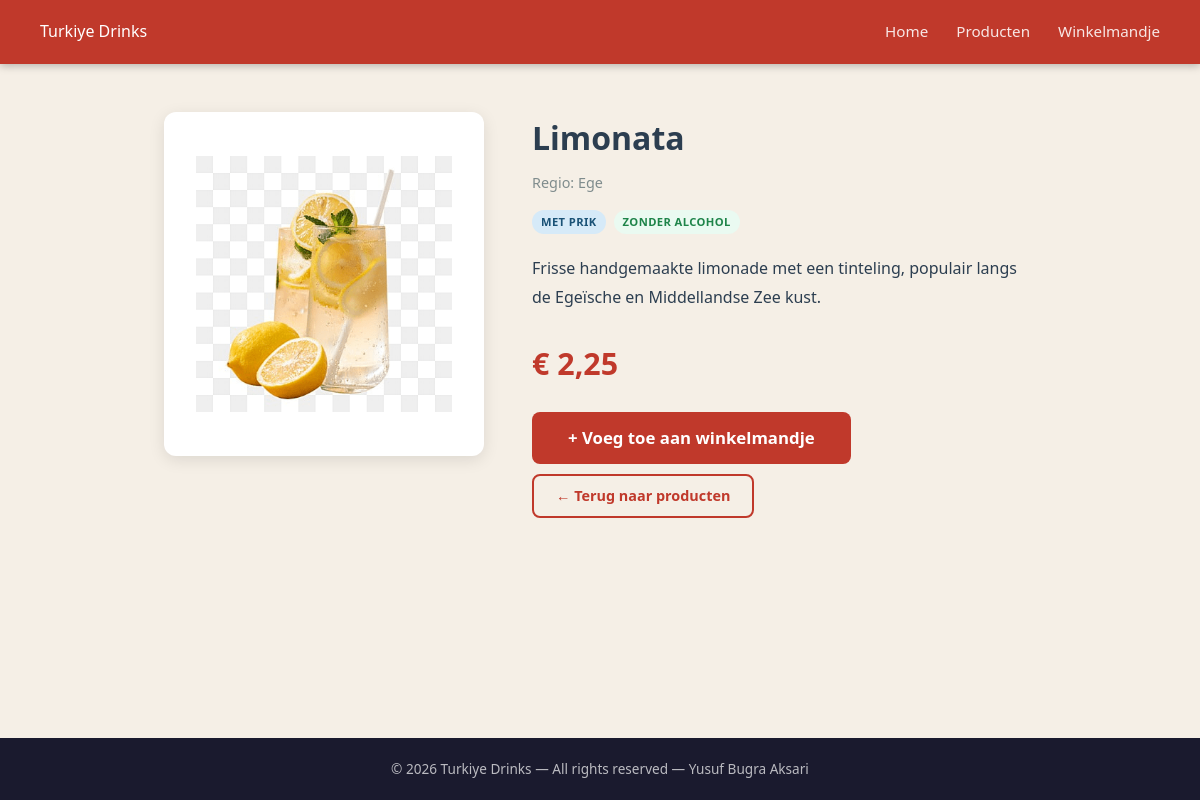
/pages/detail.php?id=5, run on the app's committed database.
### tables this page shows
CREATE TABLE dranken (
    id           INT           AUTO_INCREMENT PRIMARY KEY,
    naam         VARCHAR(100)  NOT NULL,
    beschrijving TEXT,
    prijs        DECIMAL(5,2)  NOT NULL,
    regio        VARCHAR(100),
    met_prik     TINYINT(1)    NOT NULL DEFAULT 0,   
    alcohol      TINYINT(1)    NOT NULL DEFAULT 0,   
    afbeelding   VARCHAR(255)
);

### includes/functions.php (called while the page is built, shortened)
<?php
function haalDrankOpId(PDO $db, int $drankId): ?array
{
    try {
        $statement = $db->prepare("SELECT * FROM dranken WHERE id = :id LIMIT 1");
        $statement->execute([':id' => $drankId]);
        $drank = $statement->fetch();
        return $drank ?: null;
    } catch (PDOException $fout) {
        return null;
    }
}
function formateerPrijs(float $prijs): string
{
    return '€&nbsp;' . number_format($prijs, 2, ',', '.');
}
function zuiverString(string $invoer): string
{
    return htmlspecialchars(strip_tags(trim($invoer)), ENT_QUOTES, 'UTF-8');
}

### pages/detail.php (the view, shortened to what this page needs)
<?php
require_once '../includes/db.php';
require_once '../includes/functions.php';
include '../includes/header.php';
$drankId = isset($_GET['id']) ? (int) $_GET['id'] : 0;
$drank = ($drankId > 0) ? haalDrankOpId($db, $drankId) : null;
?>
<?php if (!$drank): ?>
    <div class="fout-container">
        <h2>Product niet gevonden</h2>
        <a href="<?= BASE_URL ?>/pages/products.php" class="knop">← Terug naar producten</a>
    </div>
<?php else: ?>
    <div class="detail-pagina">
        <div class="detail-afbeelding-container">
            <img src="<?= BASE_URL ?>/assets/images/<?= zuiverString($drank['afbeelding']) ?>"
                alt="<?= zuiverString($drank['naam']) ?>" class="detail-afbeelding"
                onerror="this.onerror=null;this.src='<?= BASE_URL ?>/assets/images/placeholder.png'">
        </div>
        <div class="detail-info">
            <h1 class="detail-naam"><?= zuiverString($drank['naam']) ?></h1>
            <p class="detail-regio">Regio: <?= zuiverString($drank['regio']) ?></p>
            <div class="detail-kenmerken">
                <span class="kenmerk <?= $drank['met_prik'] ? 'kenmerk--prik' : 'kenmerk--geen-prik' ?>">
                    <?= $drank['met_prik'] ? 'Met prik' : 'Zonder prik' ?>
                </span>
                <span class="kenmerk <?= $drank['alcohol'] ? 'kenmerk--alcohol' : 'kenmerk--geen-alcohol' ?>">
                    <?= $drank['alcohol'] ? 'Met alcohol' : 'Zonder alcohol' ?>
                </span>
            </div>
            <p class="detail-beschrijving"><?= zuiverString($drank['beschrijving']) ?></p>
            <p class="detail-prijs"><?= formateerPrijs((float) $drank['prijs']) ?></p>
            <div class="detail-knoppen">
                <form action="<?= BASE_URL ?>/actions/add.php" method="POST">
                    <button type="submit" class="knop knop--groot">
                        + Voeg toe aan winkelmandje
                    </button>
                </form>
                <a href="<?= BASE_URL ?>/pages/products.php" class="knop knop--secundair">
                    ← Terug naar producten
                </a>
            </div>
        </div>
    </div>
<?php endif; ?>
<?php include '../includes/footer.php'; ?>

### css/style.css (style rules this page uses)
:root { --rood: #C0392B; --rood-donker: #922B21; --goud: #D4A017; --goud-licht: #F5CBA7; --warm-wit: #FFF9F5; --achtergrond: #F5EFE6; --tekst: #2C3E50; --tekst-licht: #7F8C8D; --wit: #FFFFFF; --rand: #E8DDD4; --schaduw: 0 4px 16px rgba(0,0,0,0.10); --schaduw-hover: 0 8px 28px rgba(0,0,0,0.15); --radius: 12px; --radius-sm: 8px; --overgang: all 0.2s ease; }
*, *::before, *::after { margin: 0; padding: 0; box-sizing: border-box; }
html { scroll-behavior: smooth; }
body { font-family: 'Segoe UI', Arial, sans-serif; background: var(--achtergrond); color: var(--tekst); display: flex; flex-direction: column; min-height: 100vh; line-height: 1.6; }
a { color: inherit; text-decoration: none; }
img { display: block; max-width: 100%; }
.knop { display: inline-block; background: var(--rood); color: var(--wit); border: none; padding: 10px 22px; border-radius: var(--radius-sm); cursor: pointer; font-size: 0.9rem; font-weight: 600; font-family: inherit; text-decoration: none; transition: var(--overgang); line-height: 1.4; }
.knop--groot { padding: 14px 36px; font-size: 1.05rem; }
.knop--secundair { background: transparent; color: var(--rood); border: 2px solid var(--rood); }
.kenmerk { font-size: 0.7rem; font-weight: 700; padding: 3px 9px; border-radius: 20px; text-transform: uppercase; letter-spacing: 0.4px; }
.kenmerk--prik { background: #D6EAF8; color: #1A5276; }
.kenmerk--geen-alcohol { background: #EAFAF1; color: #1E8449; }
.detail-pagina { display: flex; max-width: 920px; margin: 48px auto; padding: 0 24px; gap: 48px; align-items: flex-start; }
.detail-afbeelding-container { flex: 0 0 320px; background: var(--wit); border-radius: var(--radius); padding: 32px; box-shadow: var(--schaduw); }
.detail-afbeelding { width: 100%; height: 280px; object-fit: contain; }
.detail-info { flex: 1; }
.detail-naam { font-size: 2rem; font-weight: 800; margin-bottom: 8px; }
.detail-regio { color: var(--tekst-licht); font-size: 0.9rem; margin-bottom: 16px; }
.detail-kenmerken { display: flex; gap: 8px; flex-wrap: wrap; margin-bottom: 20px; }
.detail-beschrijving { line-height: 1.8; margin-bottom: 28px; }
.detail-prijs { font-size: 1.9rem; font-weight: 700; color: var(--rood); margin-bottom: 24px; }
.detail-knoppen { display: flex; flex-direction: column; gap: 10px; align-items: flex-start; }

### data on the page
dranken: afbeelding (picture), naam "Limonata", regio "Ege", beschrijving "Frisse handgemaakte limonade met een tinteling, populair langs de Egeïsche en Middellandse Zee kust.", prijs "€ 2,25"
